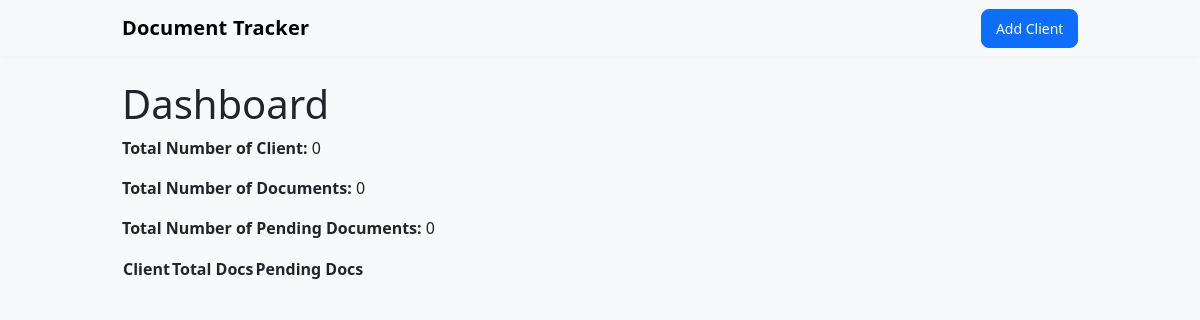
Page /dashboard on the earlier database version.
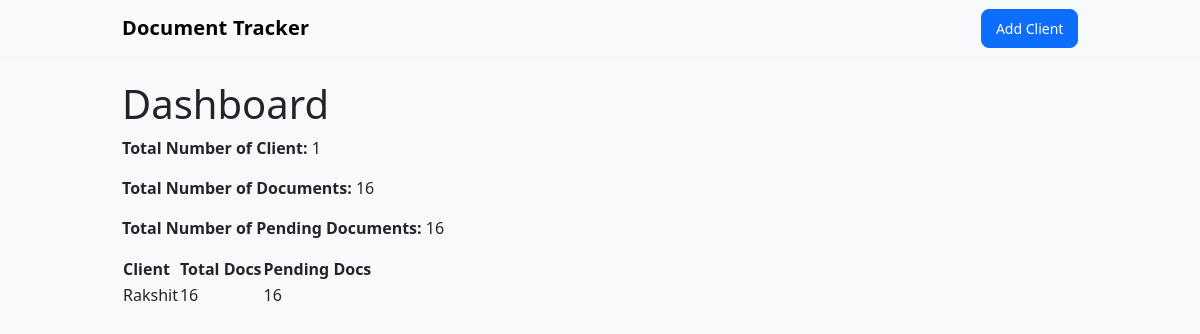
Same page on the later database version.
### app.py (models this page shows)
class Client(db.Model):
    id = db.Column(db.Integer, primary_key=True)
    name = db.Column(db.String(200), nullable=False)
    client_type = db.Column(db.String(50), nullable=False)
    documents = db.relationship('ClientDocument', backref='client', cascade='all, delete-orphan')

### app.py (the view)
@app.route("/dashboard")
def dashboard():
    total_clients=Client.query.count()
    total_documents=ClientDocument.query.count()
    pending_docs=ClientDocument.query.filter_by(received=False).count()
    Clients=Client.query.all()
    summary = []
    for client in Clients:
        list_of_pending_docs=[cd for cd in client.documents if cd.received == False]
        number_of_pending_docs=len(list_of_pending_docs)
        total=len(client.documents)
        summary.append({
            "name":client.name,
            "total":total,
            "pending":number_of_pending_docs
        })
    return(render_template('dashboard.html', number_of_clients=total_clients,
                    total_number_of_documents=total_documents, number_of_pending_documents=pending_docs,summary=summary))

### templates/dashboard.html
{% extends 'base.html' %}
{% block content %}
    <h1>Dashboard</h1>
    <p><strong>Total Number of Client: </strong>{{ number_of_clients }}</p>
    <p><strong>Total Number of Documents: </strong>{{ total_number_of_documents }}</p>
    <p><strong>Total Number of Pending Documents: </strong>{{ number_of_pending_documents }}</p>
    <table>
        <tr>
            <th>Client</th>
            <th>Total Docs</th>
            <th>Pending Docs</th>
        </tr>
        {% for item in summary %}
            <tr>
                <td>{{ item.name }}</td>
                <td>{{ item.total }} </td>
                <td>{{ item.pending }}</td>
            </tr>
        {% endfor %}
    </table>
{% endblock %}

### templates/base.html (shortened to what this page needs)
<!doctype html>
<html lang="en">
    <head>
        <link href="https://cdn.jsdelivr.net/npm/bootstrap@5.3.3/dist/css/bootstrap.min.css" rel="stylesheet">
        <link rel="stylesheet" href="{{ url_for('static', filename='style.css') }}">
    </head>
    <body>
        <nav class="navbar navbar-expand-lg navbar-light bg-light mb-4">
            <div class="container">
                <a class="navbar-brand" href="{{ url_for('index') }}">Document Tracker</a>
                <div>
                    <a class="btn btn-sm btn-primary" href="{{ url_for('add_client') }}">Add Client</a>
                </div>
            </div>
        </nav>
        <div class="container">
        {% block content %}
        {% endblock %}
        </div>
</body>
</html>

### static/style.css (style rules this page uses)
body { padding-bottom: 40px; background-color: #f8f9fa; font-family: system-ui, -apple-system, "Segoe UI", Roboto, "Helvetica Neue", Arial; color: #212529; }
.container { max-width: 980px; }
.navbar-brand { font-weight: 600; letter-spacing: 0.2px; }
.navbar { box-shadow: 0 1px 6px rgba(0,0,0,0.04); }
.btn { border-radius: 8px; padding: 0.5rem 0.85rem; }

Differences in the rows shown:
added Client: name "Rakshit", total "16", pending "16"
Other differences:
{{ number_of_clients }}: "0" → "1"
{{ total_number_of_documents }}: "0" → "16"
{{ number_of_pending_documents }}: "0" → "16"
